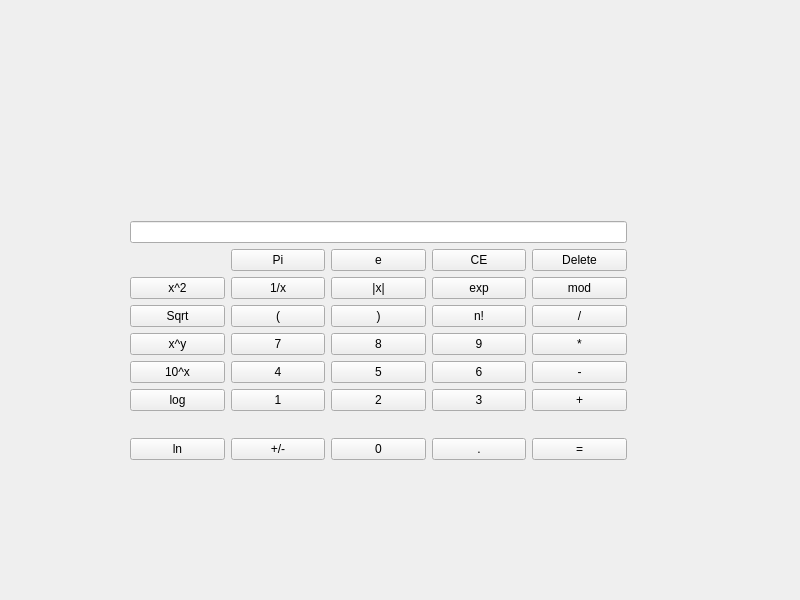
<?xml version="1.0" encoding="UTF-8"?>
<ui version="4.0">
 <class>Widget</class>
 <widget class="QWidget" name="Widget">
  <property name="geometry">
   <rect>
    <x>0</x>
    <y>0</y>
    <width>800</width>
    <height>600</height>
   </rect>
  </property>
  <property name="windowTitle">
   <string>Widget</string>
  </property>
  <widget class="QWidget" name="">
   <property name="geometry">
    <rect>
     <x>130</x>
     <y>200</y>
     <width>497</width>
     <height>282</height>
    </rect>
   </property>
   <layout class="QGridLayout" name="gridLayout_2">
    <item row="1" column="4">
     <widget class="QPushButton" name="ePushButton">
      <property name="text">
       <string>=</string>
      </property>
      <property name="shortcut">
       <string>Return, Enter</string>
      </property>
     </widget>
    </item>
    <item row="1" column="2">
     <widget class="QPushButton" name="pushButton0">
      <property name="text">
       <string>0</string>
      </property>
     </widget>
    </item>
    <item row="1" column="0">
     <widget class="QPushButton" name="pushButtonLn">
      <property name="text">
       <string>ln</string>
      </property>
     </widget>
    </item>
    <item row="1" column="1">
     <widget class="QPushButton" name="pushButtonSign">
      <property name="text">
       <string>+/-</string>
      </property>
     </widget>
    </item>
    <item row="1" column="3">
     <widget class="QPushButton" name="pushButtonDecimal">
      <property name="text">
       <string>.</string>
      </property>
     </widget>
    </item>
    <item row="0" column="0" colspan="5">
     <layout class="QGridLayout" name="gridLayout">
      <item row="0" column="0" colspan="5">
       <widget class="QLineEdit" name="lineEdit"/>
      </item>
      <item row="1" column="1">
       <widget class="QPushButton" name="pushButtonPi">
        <property name="text">
         <string>Pi</string>
        </property>
       </widget>
      </item>
      <item row="1" column="2">
       <widget class="QPushButton" name="pushButtonE">
        <property name="text">
         <string>e</string>
        </property>
       </widget>
      </item>
      <item row="1" column="3">
       <widget class="QPushButton" name="pushButtonCE">
        <property name="text">
         <string>CE</string>
        </property>
       </widget>
      </item>
      <item row="1" column="4">
       <widget class="QPushButton" name="pushButtonDelete">
        <property name="text">
         <string>Delete</string>
        </property>
       </widget>
      </item>
      <item row="2" column="0">
       <widget class="QPushButton" name="pushButtonSquared">
        <property name="text">
         <string>x^2</string>
        </property>
       </widget>
      </item>
      <item row="2" column="1">
       <widget class="QPushButton" name="pushButtonDivideX">
        <property name="text">
         <string>1/x</string>
        </property>
       </widget>
      </item>
      <item row="2" column="2">
       <widget class="QPushButton" name="pushButtonAbsVal">
        <property name="text">
         <string>|x|</string>
        </property>
       </widget>
      </item>
      <item row="2" column="3">
       <widget class="QPushButton" name="pushButtonExp">
        <property name="text">
         <string>exp</string>
        </property>
       </widget>
      </item>
      <item row="2" column="4">
       <widget class="QPushButton" name="pushButtonMod">
        <property name="text">
         <string>mod</string>
        </property>
       </widget>
      </item>
      <item row="3" column="0">
       <widget class="QPushButton" name="pushButtonSqrt">
        <property name="text">
         <string>Sqrt</string>
        </property>
       </widget>
      </item>
      <item row="3" column="1">
       <widget class="QPushButton" name="pushButtonLparenth">
        <property name="text">
         <string>(</string>
        </property>
       </widget>
      </item>
      <item row="3" column="2">
       <widget class="QPushButton" name="pushButtonRparenth">
        <property name="text">
         <string>)</string>
        </property>
       </widget>
      </item>
      <item row="3" column="3">
       <widget class="QPushButton" name="pushButtonFactorial">
        <property name="text">
         <string>n!</string>
        </property>
       </widget>
      </item>
      <item row="3" column="4">
       <widget class="QPushButton" name="dPushButton">
        <property name="text">
         <string>/</string>
        </property>
       </widget>
      </item>
      <item row="4" column="0">
       <widget class="QPushButton" name="pushButtonBaseExp">
        <property name="text">
         <string>x^y</string>
        </property>
       </widget>
      </item>
      <item row="4" column="1">
       <widget class="QPushButton" name="pushButton7">
        <property name="text">
         <string>7</string>
        </property>
       </widget>
      </item>
      <item row="4" column="2">
       <widget class="QPushButton" name="pushButton8">
        <property name="text">
         <string>8</string>
        </property>
       </widget>
      </item>
      <item row="4" column="3">
       <widget class="QPushButton" name="pushButton9">
        <property name="text">
         <string>9</string>
        </property>
       </widget>
      </item>
      <item row="4" column="4">
       <widget class="QPushButton" name="tPushButton">
        <property name="text">
         <string>*</string>
        </property>
       </widget>
      </item>
      <item row="5" column="0">
       <widget class="QPushButton" name="pushButtonTenToX">
        <property name="text">
         <string>10^x</string>
        </property>
       </widget>
      </item>
      <item row="5" column="1">
       <widget class="QPushButton" name="pushButton4">
        <property name="text">
         <string>4</string>
        </property>
       </widget>
      </item>
      <item row="5" column="2">
       <widget class="QPushButton" name="pushButton5">
        <property name="text">
         <string>5</string>
        </property>
       </widget>
      </item>
      <item row="5" column="3">
       <widget class="QPushButton" name="pushButton6">
        <property name="text">
         <string>6</string>
        </property>
       </widget>
      </item>
      <item row="5" column="4">
       <widget class="QPushButton" name="sPushButton">
        <property name="text">
         <string>-</string>
        </property>
       </widget>
      </item>
      <item row="6" column="0">
       <widget class="QPushButton" name="pushButtonLog">
        <property name="text">
         <string>log</string>
        </property>
       </widget>
      </item>
      <item row="6" column="1">
       <widget class="QPushButton" name="pushButton1">
        <property name="text">
         <string>1</string>
        </property>
       </widget>
      </item>
      <item row="6" column="2">
       <widget class="QPushButton" name="pushButton2">
        <property name="text">
         <string>2</string>
        </property>
       </widget>
      </item>
      <item row="6" column="3">
       <widget class="QPushButton" name="pushButton3">
        <property name="text">
         <string>3</string>
        </property>
       </widget>
      </item>
      <item row="6" column="4">
       <widget class="QPushButton" name="pPushButton">
        <property name="text">
         <string>+</string>
        </property>
       </widget>
      </item>
     </layout>
    </item>
   </layout>
  </widget>
 </widget>
 <resources/>
 <connections/>
</ui>
